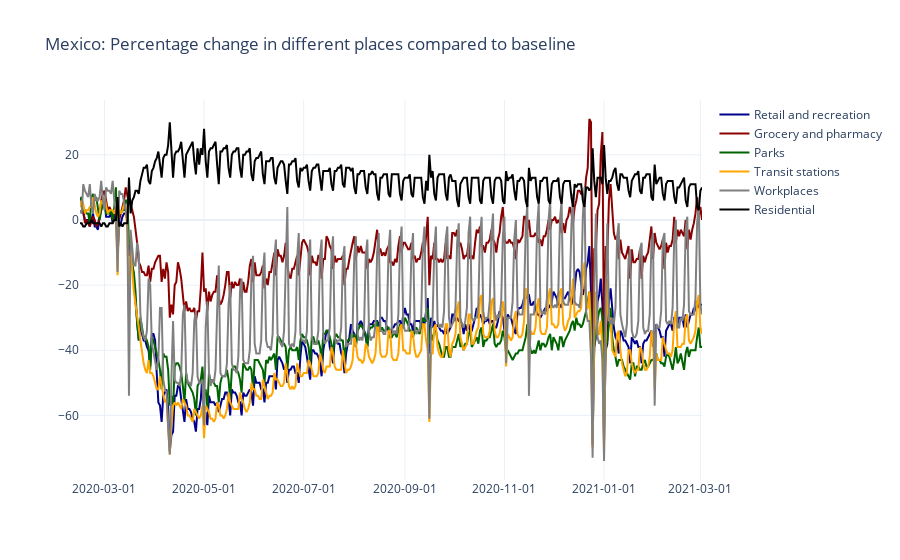

Notebook source saved alongside this figure:
### Markdown cell above
#### Graficando:

### Code cell
# Promedio de México

fig = go.Figure()

fig.add_trace( go.Scatter( x = Mobility[ Mobility['State'] == 'Mexico' ]['date'], 
                           y = Mobility[ Mobility['State'] == 'Mexico' ]['retail_and_recreation_percent_change_from_baseline'], 
                           name = 'Retail and recreation', 
                           line_color = 'darkblue' ) )

fig.add_trace( go.Scatter( x = Mobility[ Mobility['State'] == 'Mexico' ]['date'], 
                           y = Mobility[ Mobility['State'] == 'Mexico' ]['grocery_and_pharmacy_percent_change_from_baseline'], 
                           name = 'Grocery and pharmacy', 
                           line_color = 'darkred' ) )

fig.add_trace( go.Scatter( x = Mobility[ Mobility['State'] == 'Mexico' ]['date'], 
                           y = Mobility[ Mobility['State'] == 'Mexico' ]['parks_percent_change_from_baseline'], 
                           name = 'Parks', 
                           line_color = 'darkgreen' ) )

fig.add_trace( go.Scatter( x = Mobility[ Mobility['State'] == 'Mexico' ]['date'], 
                           y = Mobility[ Mobility['State'] == 'Mexico' ]['transit_stations_percent_change_from_baseline'], 
                           name = 'Transit stations', 
                           line_color = 'orange' ) )

fig.add_trace( go.Scatter( x = Mobility[ Mobility['State'] == 'Mexico' ]['date'], 
                           y = Mobility[ Mobility['State'] == 'Mexico' ]['workplaces_percent_change_from_baseline'], 
                           name = 'Workplaces', 
                           line_color = 'gray' ) )

fig.add_trace( go.Scatter( x = Mobility[ Mobility['State'] == 'Mexico' ]['date'], 
                           y = Mobility[ Mobility['State'] == 'Mexico' ]['residential_percent_change_from_baseline'], 
                           name = 'Residential', 
                           line_color = 'black' ) )

fig.update_layout(template = 'plotly_white', # "plotly", "plotly_white", "ggplot2", "seaborn", "simple_white", "none"
                  title = 'Mexico: Percentage change in different places compared to baseline')

fig.update_xaxes(tickformat = '%Y-%m-%d') # (tickangle = 90, tickformat = '%Y-%m-%d')

fig.show()

### Figure 1 — Plotly figure (JSON) as saved in the notebook; plotly's stock layout.template omitted (floating-point values rounded to 4 significant figures; data arrays with more than 128 entries replaced by an {"elided": "..."} marker saying what was removed)
{"data": [{"line": {"color": "darkblue"}, "name": "Retail and recreation", "type": "scatter", "x": {"elided": "382 str values"}, "y": {"elided": "382 int values"}}, {"line": {"color": "darkred"}, "name": "Grocery and pharmacy", "type": "scatter", "x": {"elided": "382 str values"}, "y": {"elided": "382 int values"}}, {"line": {"color": "darkgreen"}, "name": "Parks", "type": "scatter", "x": {"elided": "382 str values"}, "y": {"elided": "382 int values"}}, {"line": {"color": "orange"}, "name": "Transit stations", "type": "scatter", "x": {"elided": "382 str values"}, "y": {"elided": "382 int values"}}, {"line": {"color": "gray"}, "name": "Workplaces", "type": "scatter", "x": {"elided": "382 str values"}, "y": {"elided": "382 int values"}}, {"line": {"color": "black"}, "name": "Residential", "type": "scatter", "x": {"elided": "382 str values"}, "y": {"elided": "382 int values"}}], "layout": {"title": {"text": "Mexico: Percentage change in different places compared to baseline"}, "xaxis": {"tickformat": "%Y-%m-%d"}}}
